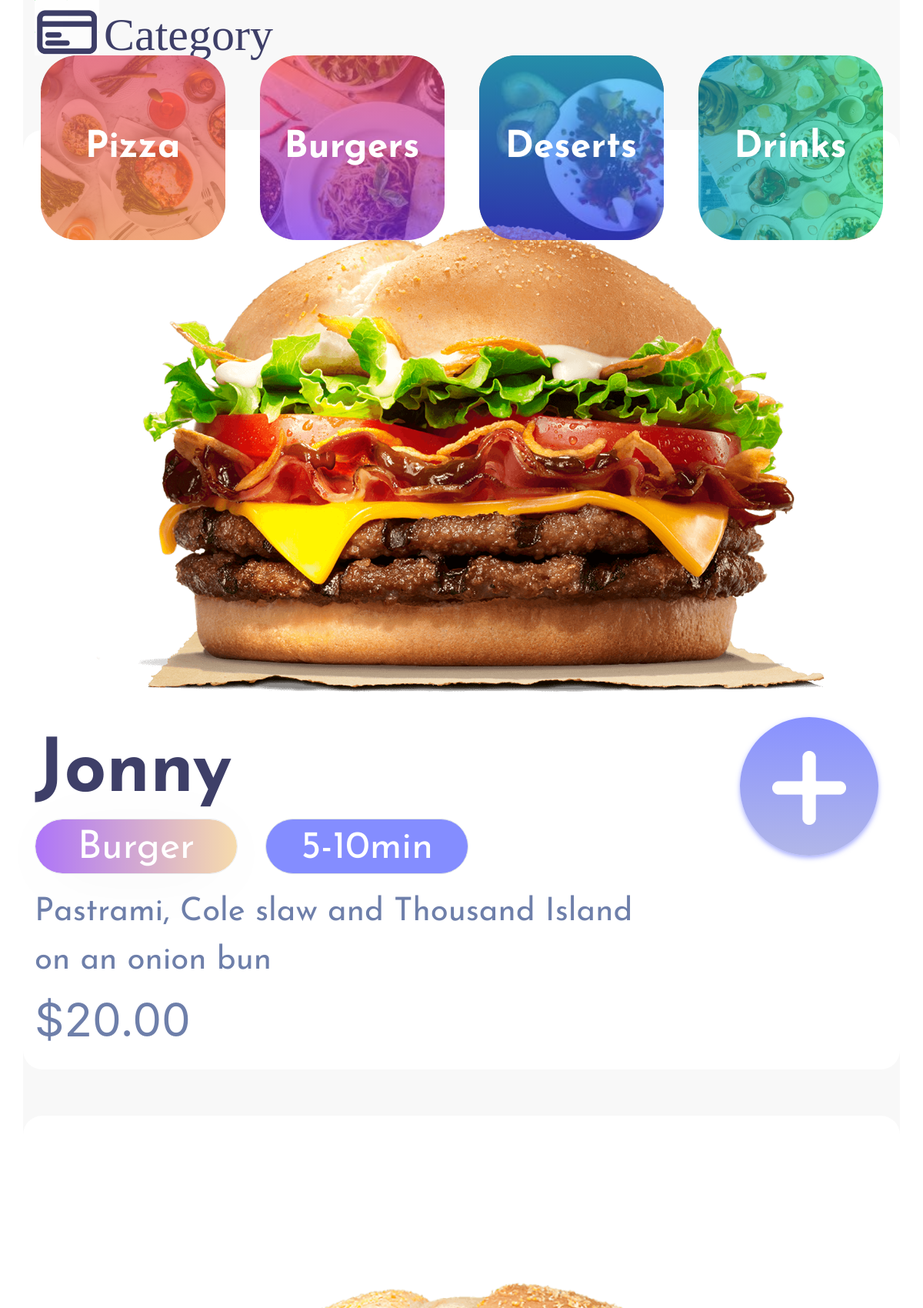
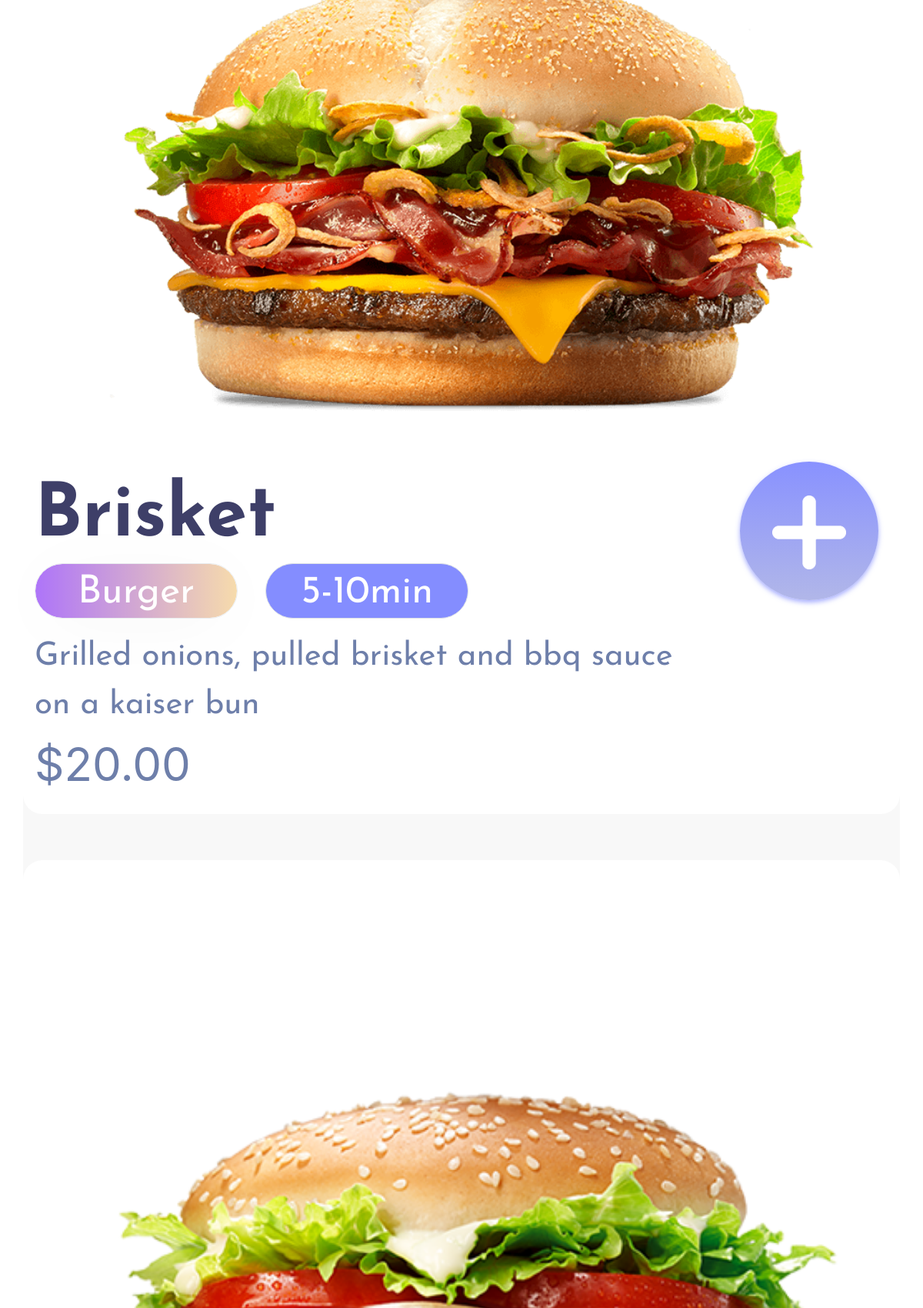
The app's page /menu/ (upper part) with its own data (2 pictures, top to bottom).
### Category/models.py (models this page shows, shortened)
class Product(models.Model):
    name = models.CharField(default='Product name', max_length=100)
    category = models.CharField(max_length=100, choices=Categoies_enum)
    preparing_time = models.CharField(default='10-15min', max_length=1000)
    components = models.CharField(default='one two three four five', max_length=100)
    price = models.DecimalField(decimal_places=2, max_digits=4)
    img = models.ImageField(upload_to='')

### Category/views.py (the view)
# urls.py: path('menu/', menu_view, name='menu'),
def menu_view(request, *args, **kwargs):
    category = request.GET.get('category', 'all')
    if category == 'drinks':
        obj = {'items': Product.objects.filter(category="Drink")}
    elif category == 'pizzas':
        obj = {'items': Product.objects.filter(category="Pizza")}
    elif category == 'desserts':
        obj = {'items': Product.objects.filter(category="Dessert")}
    elif category == 'burgers':
        obj = {'items': Product.objects.filter(category="Burger")}
    else:
        obj = {'items': Product.objects.all()}
    return render(request, "menu.html", obj)

### templates/menu.html (shortened to what this page needs)
{% extends 'base.html' %}
{% load static %}
{% block content %}
{% for item in items %}
<div class="container item">
    <div class="col-12">
            <div class="img justify-content-center">
                <img class="block_main" id="img" src = /media/{{ item.img }}  alt="img" >
            </div>
            <div class="row">
                <div class="col-9">
                    <div class="row">
                        <div class="name d-flex justify-content-right">{{ item.name }}</div>
                    </div>
                    <div class="row">
                        <div class="border" id="category_border">
                            <div class="item_title d-flex justify-content-center" id="item_category_title">{{ item.category }}</div>
                        </div>
                        <div class="border" id="preparing_time_border">
                            <div class="item_title d-flex justify-content-center" id="item_preparing_time_title">{{item.preparing_time}}</div>
                        </div>
                    </div>
                    <div class="components row d-flex justify-content-left">{{item.components}}</div>
                    <div class="price row d-flex justify-content-left">${{item.price}}</div>
                </div>
                <div class="col-3 ml-auto align-self-right">
                    <a href="#" class="url">
                        <div class="row d-flex justify-content-center">
                            <div class="plus_border d-flex justify-content-center">
                                <form action="{% url "cart:cart_add" item.id %}" method="post">
                                    <input type="image" src="/static/styles/menu/menu_img/plus_white.png" id="plus_img">
                                </form>
                            </div>
                        </div>
                    </a>
                </div>
            </div>
        </div>
    </div>
{% endfor %}
{% endblock %}

### templates/base.html (shortened to what this page needs)
{% load static %}
<html lang="en">
<head>
    <link rel="stylesheet" href="{% static 'styles/navbar/navbar.css' %}">
    <link rel="stylesheet" href="{% static 'styles/up_navbar/up_navbar.css' %}">
    <link rel="stylesheet" href="{% static 'styles/homepage/home-block.css'%}">
    <link rel="stylesheet" href="{% static 'styles/footer/footer.css' %}">
    <link rel="stylesheet" href="{% static 'styles/base/base.css' %}">
    <link rel="stylesheet" href="{% static 'styles/menu/menu.css' %}">
    {% load staticfiles %}
    <link rel="stylesheet" href="{% static 'css/bootstrap.min.css' %}" type="text/css">
</head>
<header>
    {% include 'up_navbar.html' %}
    {% include 'navbar.html' %}
</header>
<body>
    <div class="container" id="space_for_items">
{% block content %}
{% endblock %}
    </div>
</body>
</html>

### templates/up_navbar.html (shortened to what this page needs)
{% load static %}
<div class="container " id="up_navbar">
    <div class="row">
        <div class="col-6 align-items-start">
            <div id="category_img" class="align-self-center"></div>
            <div id="category_title">Category</div>
        </div>
        <div class="col-6 align-items-end" >
        </div>
    </div>
</div>

### templates/navbar.html (shortened to what this page needs)
{% load static %}
    <div class="container" id="space_for_icons">
        <div class="row" id="test">
            <div class="col-3 ml-auto align-self-center" id="pizza">
                <div class="category_icon">
                    <a href="/menu?category=pizzas" class="url">
                        <div class="row d-flex justify-content-center">
                            <div class="gradient" id="pizza_gradient"></div>
                            <div class="title">Pizza</div>
                        </div>
                    </a>
                </div>
            </div>
            <div class="col-3 ml-auto align-self-center" id="burger">
                <div class="category_icon">
                    <a href="/menu?category=burgers" class="url">
                        <div class="row d-flex justify-content-center">
                            <div class="gradient" id="burger_gradient"></div>
                            <div class="title">Burgers</div>
                        </div>
                    </a>
                </div>
            </div>
            <div class="col-3 ml-auto align-self-center" id="deserts">
                <div class="category_icon">
                    <a href="/menu?category=desserts" class="url">
                        <div class="row d-flex justify-content-center">
                            <div class="gradient" id="desert_gradient"></div>
                            <div class="title">Deserts</div>
                        </div>
                    </a>
                </div>
            </div>
            <div class="col-3 ml-auto align-self-center" id="drinks">
                <div class="category_icon">
                    <a href="/menu?category=drinks" class="url">
                        <div class="row d-flex justify-content-center">
                            <div class="gradient" id="drink_gradient"></div>
                            <div class="title">Drinks</div>
                        </div>
                    </a>
                </div>
            </div>
        </div>
    </div>

### templates/footer.html (shortened to what this page needs)
{% load static %}

### templates/static/styles/navbar/navbar.css (style rules this page uses)
.url { border-radius: 20vw; }
.col-3 { width:77px; height:77px ; }
.title { position: absolute; line-height: 20vw; color:white; font-family: "Josefin Sans Bold"; font-size: 4vw; z-index: 2; }
.gradient { z-index: 1; height: 20vw; width: 20vw; position: absolute; opacity: 0.65; border-radius: 20%; }
#pizza_gradient { background: rgba(255, 86, 114, 1); background: -moz-linear-gradient(top, rgba(255, 86, 114, 1) 0%, rgba(255, 139, 72, 1) 100%); background: -webkit-gradient(left top, left bottom, color-stop(0%, rgba(255, 86, 114, 1)), color-stop(100%, rgba(255, 139, 72, 1))); background: -webkit-linear-gradient(top, rgba(255, 86, 114, 1) 0%, rgba(255, 139, 72, 1) 100%); background: -o-linear-gradient(top, rgba(255, 86, 114, 1) 0%, rgba(255, 139, 72, 1) 100%); background: -ms-linear-gradient(top, rgba(255, 86, 114, 1) 0%, rgba(255, 139, 72, 1) 100%); background: linear-gradient(to bottom, rgba(255, 86, 114, 1) 0%, rgba(255, 139, 72, 1) 100%); filter: progid:DXImageTransform.Microsoft.gradient(startColorstr='#ff5672', endColorstr='#ff8b48', GradientType=0) }
#burger_gradient { background: #ff4665; background: -moz-linear-gradient(top, #ff4665 0%, #832bf6 100%); background: -webkit-gradient(left top, left bottom, color-stop(0%, #ff4665), color-stop(100%, #832bf6)); background: -webkit-linear-gradient(top, #ff4665 0%, #832bf6 100%); background: -o-linear-gradient(top, #ff4665 0%, #832bf6 100%); background: -ms-linear-gradient(top, #ff4665 0%, #832bf6 100%); background: linear-gradient(to bottom, #ff4665 0%, #832bf6 100%); filter: progid:DXImageTransform.Microsoft.gradient( startColorstr='#ff4665', endColorstr='#832bf6', GradientType=0 ); }
#desert_gradient { background: #2dcff8; background: -moz-linear-gradient(top, #2dcff8 0%, #3b41fe 100%); background: -webkit-gradient(left top, left bottom, color-stop(0%, #2dcff8), color-stop(100%, #3b41fe)); background: -webkit-linear-gradient(top, #2dcff8 0%, #3b41fe 100%); background: -o-linear-gradient(top, #2dcff8 0%, #3b41fe 100%); background: -ms-linear-gradient(top, #2dcff8 0%, #3b41fe 100%); background: linear-gradient(to bottom, #2dcff8 0%, #3b41fe 100%); filter: progid:DXImageTransform.Microsoft.gradient( startColorstr='#2dcff8', endColorstr='#3b41fe', GradientType=0 ); }
#drink_gradient { background: #009ec5; background: -moz-linear-gradient(left, #009ec5 0%, #21e590 100%); background: -webkit-gradient(left top, right top, color-stop(0%, #009ec5), color-stop(100%, #21e590)); background: -webkit-linear-gradient(left, #009ec5 0%, #21e590 100%); background: -o-linear-gradient(left, #009ec5 0%, #21e590 100%); background: -ms-linear-gradient(left, #009ec5 0%, #21e590 100%); background: linear-gradient(to right, #009ec5 0%, #21e590 100%); filter: progid:DXImageTransform.Microsoft.gradient( startColorstr='#009ec5', endColorstr='#21e590', GradientType=1 ); }
#test { background: #f8f8f8; }

### templates/static/styles/up_navbar/up_navbar.css (style rules this page uses)
#category_img { background-image: url("../up_navbar/up_navbar_img/category.png"); height: 6vw; width: 7vw; background-size: cover; float: left; }
#category_title { float: left; height: 5vw; font-size: 5vw; padding-left: 0.5vw; font-family: "Josefin Sans"; color: #3E3F68; }
#up_navbar { background: #f8f8f8; }

### templates/static/styles/homepage/home-block.css (style rules this page uses)
.block_main { width: 100%; border-radius: 15px; }

### templates/static/styles/menu/menu.css (style rules this page uses)
.name { text-align: left; font-family: "Josefin Sans Bold"; font-size: 8vw; color: #3E3F68; }
.plus_border { height: 15vw; width: 15vw; border-radius: 10vw; background: transparent linear-gradient(180deg, #5663FFB3 0%, #9098DFB3 100%) 0% 0% no-repeat padding-box; box-shadow: 0px 3px 6px #5663FF85; margin-left: 6vw; }
.components { font-size: 3.5vw; font-family: "Josefin Sans Regular"; color: #6E7FAA; }
.price { margin-left: 5vw; font-size: 5vw; color: #6E7FAA; }
.item { padding: 20px 10px; border-radius: 25px; background: white; margin-bottom: 5vw; }
.border { height: 6vw; width: 22vw; border-radius: 4vw; margin-top: -1vw; margin-bottom: 1.5vw; }
.item_title { font-family: "Josefin Sans Regular"; font-size: 4.2vw; color: white; }
#space_for_items { background: #f8f8f8; padding: 20px 0px; }
#plus_img { width: 8vw; height: 8vw; background-image: url("../menu/menu_img/plus_white.png"); z-index: 2; margin-top: 3.7vw; }
#category_border { background: transparent linear-gradient(270deg, #F3C980 0%, #832BF6 100%) 0% 0% no-repeat padding-box; box-shadow: 0px 10px 99px #0000000D; opacity: 0.65; }
#preparing_time_border { background-color: #848DFF; margin-left: 3vw; }

### records on screen
Product: img (picture), name "Jonny", category "Burger", preparing_time "5-10min", components "Pastrami, Cole slaw and Thousand Island on an onion bun", price "20.00"
Product: img (picture), name "Brisket", category "Burger", preparing_time "5-10min", components "Grilled onions, pulled brisket and bbq sauce on a kaiser bun", price "20.00"
Product: img (picture)
